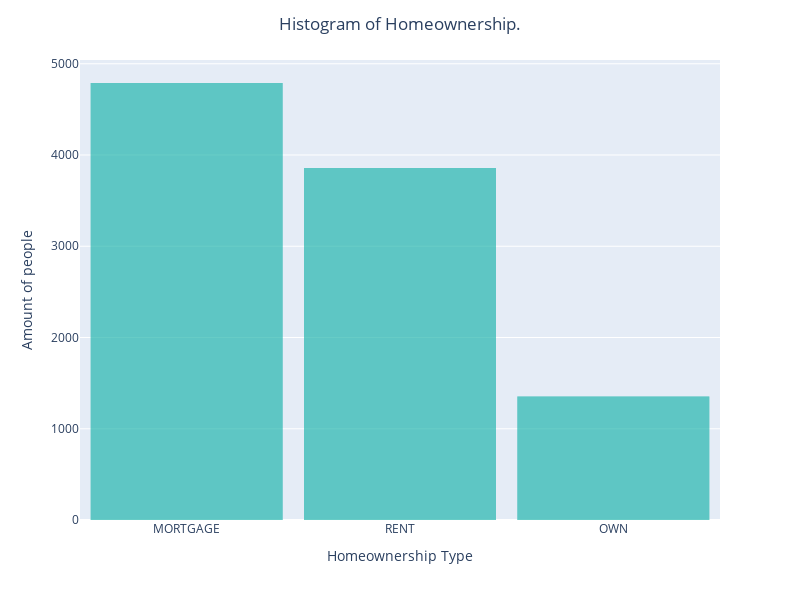

Source (notebook cell):
### Markdown cell above
**Q7** Can you figure out how to add x labels, y labels, and a title to this graph?

### Code cell
# Your code here
fig = px.bar(DF,
            x='homeownership',
            color_discrete_sequence=['lightseagreen'])
fig.update_traces(dict(marker_line_width=0))

fig.update_layout(bargap=0.1,
                  title='Histogram of Homeownership.',
                  title_x=0.5,
                  xaxis_title="Homeownership Type",
                  yaxis_title="Amount of people",
                  legend_title="Homeownership",
                  autosize=False,
                  width=800,
                  height=600)

fig.show()

### Figure 1 — Plotly figure (JSON) as saved in the notebook; plotly's stock layout.template omitted (floating-point values rounded to 4 significant figures; data arrays with more than 128 entries replaced by an {"elided": "..."} marker saying what was removed)
{"data": [{"alignmentgroup": "True", "hovertemplate": "homeownership=%{x}<br>count=%{y}<extra></extra>", "legendgroup": "", "marker": {"color": "lightseagreen", "line": {"width": 0}, "pattern": {"shape": ""}}, "name": "", "offsetgroup": "", "orientation": "v", "showlegend": false, "textposition": "auto", "type": "bar", "x": {"elided": "10000 str values"}, "xaxis": "x", "y": {"elided": "10000 int values"}, "yaxis": "y"}], "layout": {"autosize": false, "bargap": 0.1, "barmode": "relative", "height": 600, "legend": {"title": {"text": "Homeownership"}, "tracegroupgap": 0}, "margin": {"t": 60}, "title": {"text": "Histogram of Homeownership.", "x": 0.5}, "width": 800, "xaxis": {"anchor": "y", "autorange": true, "domain": [0, 1], "range": [-0.5, 2.5], "title": {"text": "Homeownership Type"}, "type": "category"}, "yaxis": {"anchor": "x", "autorange": true, "domain": [0, 1], "range": [0, 5041.0], "title": {"text": "Amount of people"}, "type": "linear"}}}
